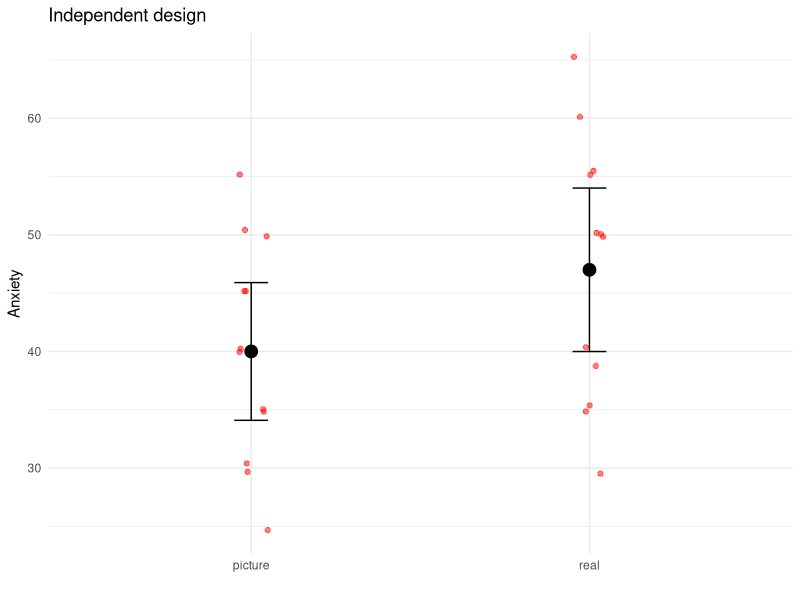
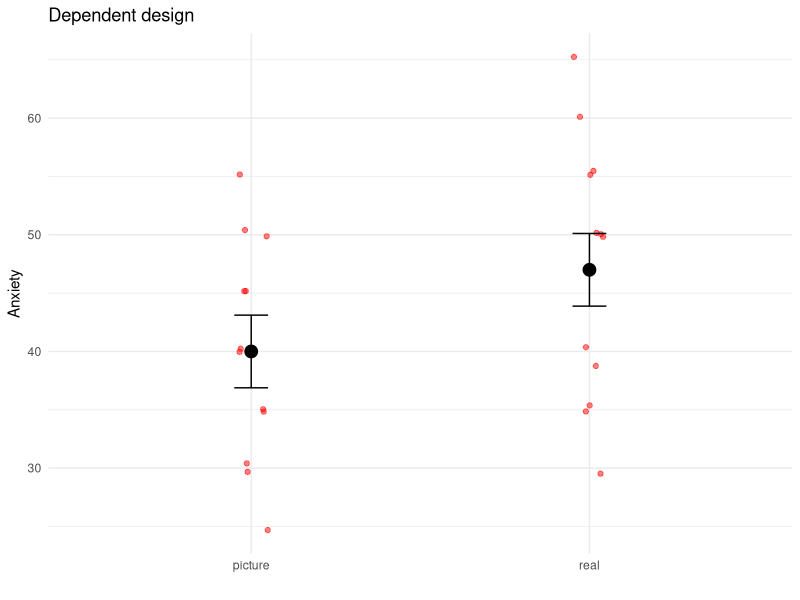
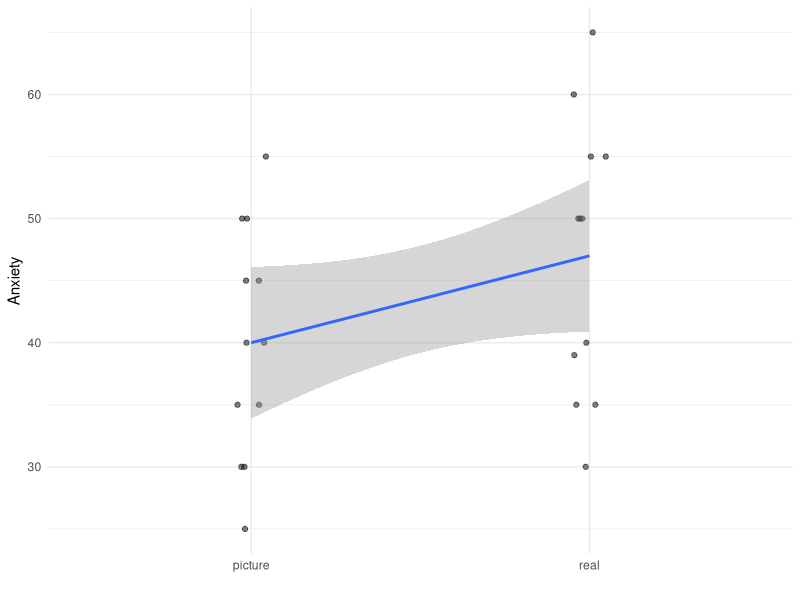

Write R code to recreate these figures, in order.
## ---- chunk 1
#| message: false
library(readr)
(spider = read_tsv("spider.dat"))
## ---- chunk 2
by(spider$Anxiety, spider$Group, mean)
## ---- chunk 3
#| message: false
#| echo: false
library(dplyr)
spider_stats = spider %>%
    group_by(Group) %>%
    summarize(N=length(Anxiety),
              mean=mean(Anxiety),
              sd=sd(Anxiety),
              se=sd/sqrt(N),
              ci=se*qt(0.975, N-1))

library(ggplot2)
set.seed(1)
theme_set(theme_minimal())
ggplot(spider_stats, aes(Group, mean)) +
    geom_jitter(
        data=spider,
        mapping=aes(x=Group, y=Anxiety),
        alpha=0.5,
        height=0.5,
        width=0.05,
        color="red"
    ) +
    geom_point(size=4) +
    geom_errorbar(aes(ymin=mean-ci, ymax=mean+ci), width=0.1) +
    xlab("") +
    ylab("Anxiety") +
    ggtitle("Independent design")
## ---- chunk 4
#| message: false
library(tidyr)
spider_w = pivot_wider(
    cbind(id=rep(1:12, 2), spider),
    names_from=Group,
    values_from=Anxiety
)
spider_w$id = NULL
spider_w
## ---- chunk 5
spider_w$mean = rowMeans(spider_w)
spider_w
## ---- chunk 6
spider_w$adj = mean(c(spider_w$picture, spider_w$real)) - spider_w$mean
spider_w
## ---- chunk 7
spider_w$picture_adj = spider_w$picture + spider_w$adj
spider_w$real_adj = spider_w$real + spider_w$adj
## ---- chunk 8
rowMeans(spider_w[, c("picture_adj", "real_adj")])
## ---- chunk 9
spider_w
## ---- chunk 10
spider_w_stats = data.frame(Group=c("picture", "real"),
                             N=c(length(spider_w$picture_adj), length(spider_w$real_adj)),
                             mean=c(mean(spider_w$picture_adj), mean(spider_w$real_adj)),
                             sd=c(sd(spider_w$picture_adj), sd(spider_w$real_adj)))
spider_w_stats = spider_w_stats %>%
    mutate(se=sd/sqrt(N), ci=qt(0.975, N-1)*se)
set.seed(1)
ggplot(spider_w_stats, aes(Group, mean)) +
    geom_jitter(
        data=spider,
        mapping=aes(x=Group, y=Anxiety),
        alpha=0.5,
        height=0.5,
        width=0.05,
        color="red"
    ) +
    geom_point(size=4) +
    geom_errorbar(aes(ymin=mean-ci, ymax=mean+ci), width=0.1) +
    xlab("") +
    ylab("Anxiety") +
    ggtitle("Dependent design")
## ---- chunk 11
model = lm(Anxiety ~ Group, data=spider)
summary(model)
## ---- chunk 12
#| echo: false
library(ggplot2)
ggplot(spider, aes(Group, Anxiety)) +
    geom_jitter(width=0.05, height=0, alpha=0.5) +
    geom_smooth(method="lm", aes(group=1), formula="y~x") +
    xlab("")
## ---- chunk 13
mean(spider$Anxiety[spider$Group=="picture"])
## ---- chunk 14
mean(spider$Anxiety[spider$Group=="real"])
## ---- chunk 15
(model = t.test(Anxiety ~ Group, data=spider))
## ---- chunk 16
(model = t.test(spider_w$picture, spider_w$real))
## ---- chunk 17
t = model$statistic[[1]]
df = model$parameter[[1]]
r = sqrt(t^2 / (t^2 + df))
round(r, 3)
## ---- chunk 18
(model = t.test(spider_w$picture, spider_w$real, paired=TRUE))
## ---- chunk 19
t = model$statistic[[1]]
df = model$parameter[[1]]
r = sqrt(t^2 / (t^2 + df))
round(r, 3)
